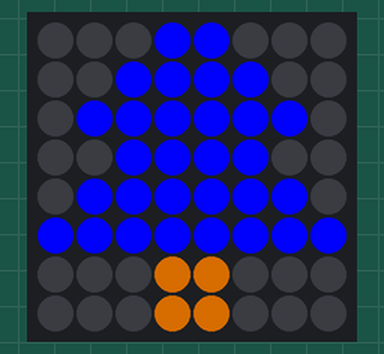
This program was run on a simulated Raspberry Pi (BCM pin numbers) with a Sense HAT. Shown: the Sense HAT's 8×8 RGB LED matrix. Random numbers come from a fixed seed; the interpreter's speed is modelled, so counts of loop turns are approximate.

Above: at 0.1 s.
At 15.1 s:
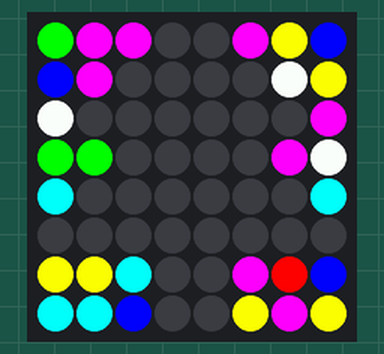
At 25.1 s:
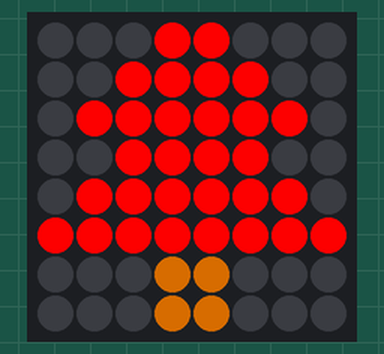
At 60.1 s:
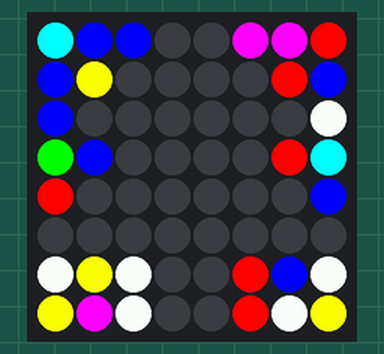
At 85.1 s:
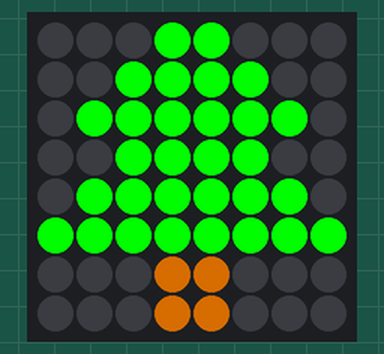
At 120.1 s:
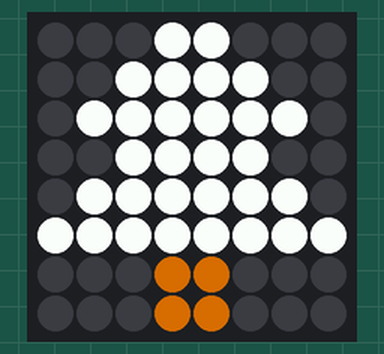

The program:

xmas.py
```python
#/usr/lib/python3
from sense_hat import SenseHat
from time import sleep
from random import randint, choice
sense = SenseHat()


def tree1():
    g = [0, 255, 0]
    x = [0, 0, 0]
    n = [139, 69, 19]

    tree = [
    x, x, x, g, g, x, x, x,
    x, x, g, g, g, g, x, x,
    x, g, g, g, g, g, g, x,
    x, x, g, g, g, g, x, x,
    x, g, g, g, g, g, g, x,
    g, g, g, g, g, g, g, g,
    x, x, x, n, n, x, x, x,
    x, x, x, n, n, x, x, x
    ]

    sense.set_pixels(tree)
    sleep(5)


def tree2():
    g = [0, 0, 255]
    x = [0, 0, 0]
    n = [139, 69, 19]

    tree = [
    x, x, x, g, g, x, x, x,
    x, x, g, g, g, g, x, x,
    x, g, g, g, g, g, g, x,
    x, x, g, g, g, g, x, x,
    x, g, g, g, g, g, g, x,
    g, g, g, g, g, g, g, g,
    x, x, x, n, n, x, x, x,
    x, x, x, n, n, x, x, x
    ]

    sense.set_pixels(tree)
    sleep(5)

def tree3():
    g = [255, 255, 255]
    x = [0, 0, 0]
    n = [139, 69, 19]

    tree = [
    x, x, x, g, g, x, x, x,
    x, x, g, g, g, g, x, x,
    x, g, g, g, g, g, g, x,
    x, x, g, g, g, g, x, x,
    x, g, g, g, g, g, g, x,
    g, g, g, g, g, g, g, g,
    x, x, x, n, n, x, x, x,
    x, x, x, n, n, x, x, x
    ]

    sense.set_pixels(tree)
    sleep(5)

def tree4():
    g = [255, 0, 0]
    x = [0, 0, 0]
    n = [139, 69, 19]

    tree = [
    x, x, x, g, g, x, x, x,
    x, x, g, g, g, g, x, x,
    x, g, g, g, g, g, g, x,
    x, x, g, g, g, g, x, x,
    x, g, g, g, g, g, g, x,
    g, g, g, g, g, g, g, g,
    x, x, x, n, n, x, x, x,
    x, x, x, n, n, x, x, x
    ]

    sense.set_pixels(tree)
    sleep(5)

def tree5():


    r = 255
    g = 255
    b = 255

    for y in range(8):
        for x in range(8):
            while True:
                colour = [255, 0]
                r = choice(colour)
                g = choice(colour)
                b = choice(colour)
                if r == 0 and g == 0 and b == 0:
                    pass
                else:
                    break

            sense.set_pixel(x, y, r, g, b)

    one = 0
    two = 1

    while True:
        dark = [3, 0, 4, 0,
            2, 1, 3, 1, 4, 1, 5, 1,
            1, 2, 2, 2, 3, 2, 4, 2, 5, 2, 6, 2,
            2, 3, 3, 3, 4, 3, 5, 3,
            1, 4, 2, 4, 3, 4, 4, 4, 5, 4, 6, 4,
            0, 5, 1, 5, 2, 5, 3, 5, 4, 5, 5, 5, 6, 5, 7, 5,
            3, 6, 4, 6,
            3, 7, 4, 7]

        c = dark[one]
        d = dark[two]

        sense.set_pixel(c, d, 0, 0, 0)
        one += 2
        two += 2
        if one == 68:
            break


    sleep(5)


try:
    while True:
        listt = [tree1, tree2, tree3, tree4, tree5]
        select = choice(listt)
        select()
except KeyboardInterrupt:
    pass
finally:
    sense.clear()
```

Measured:
- what the display in image 1 shows lasts 5.0 s, from 15.0 s to 20.0 s
- what the display in image 2 shows lasts 15.1 s, from 25.0 s to 40.1 s
